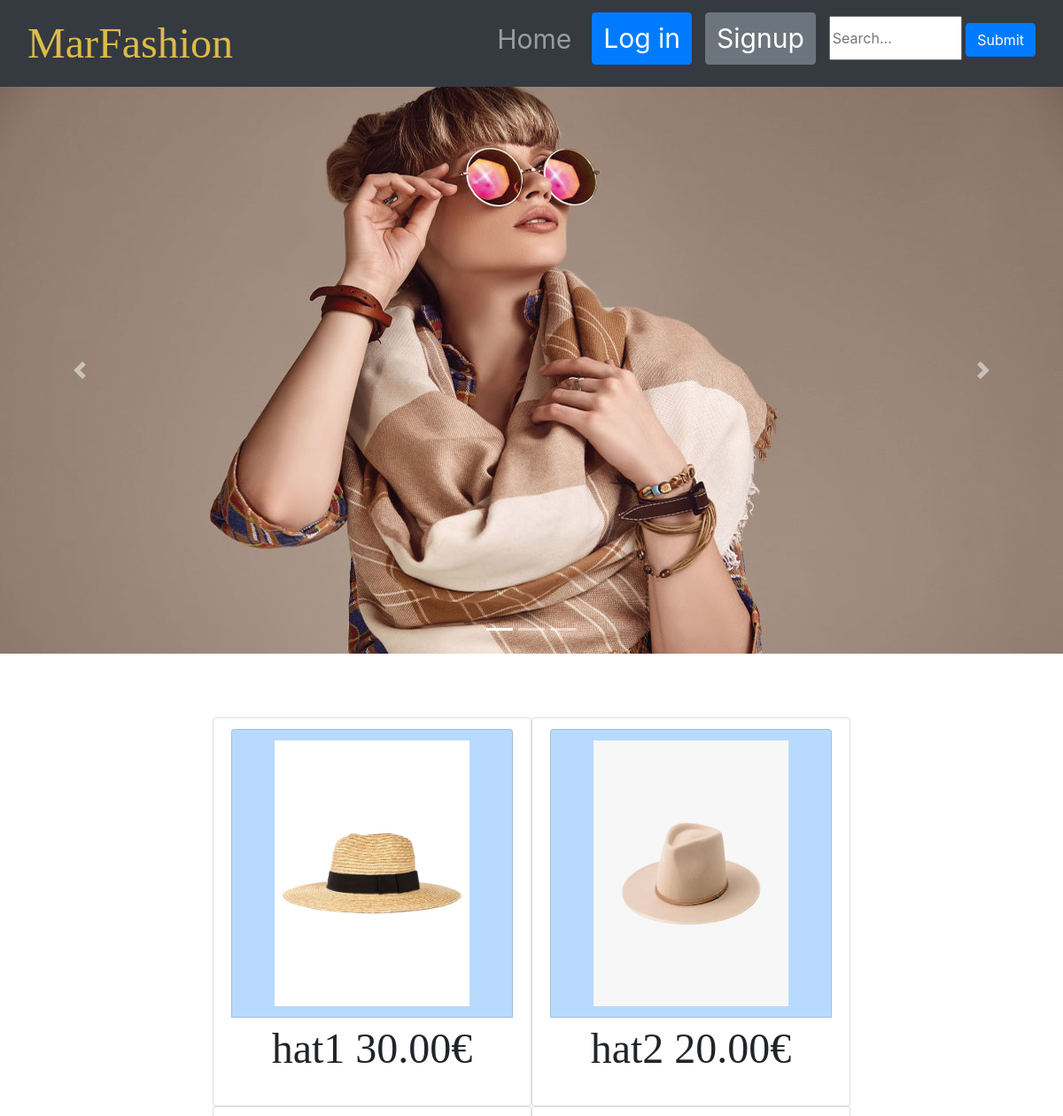
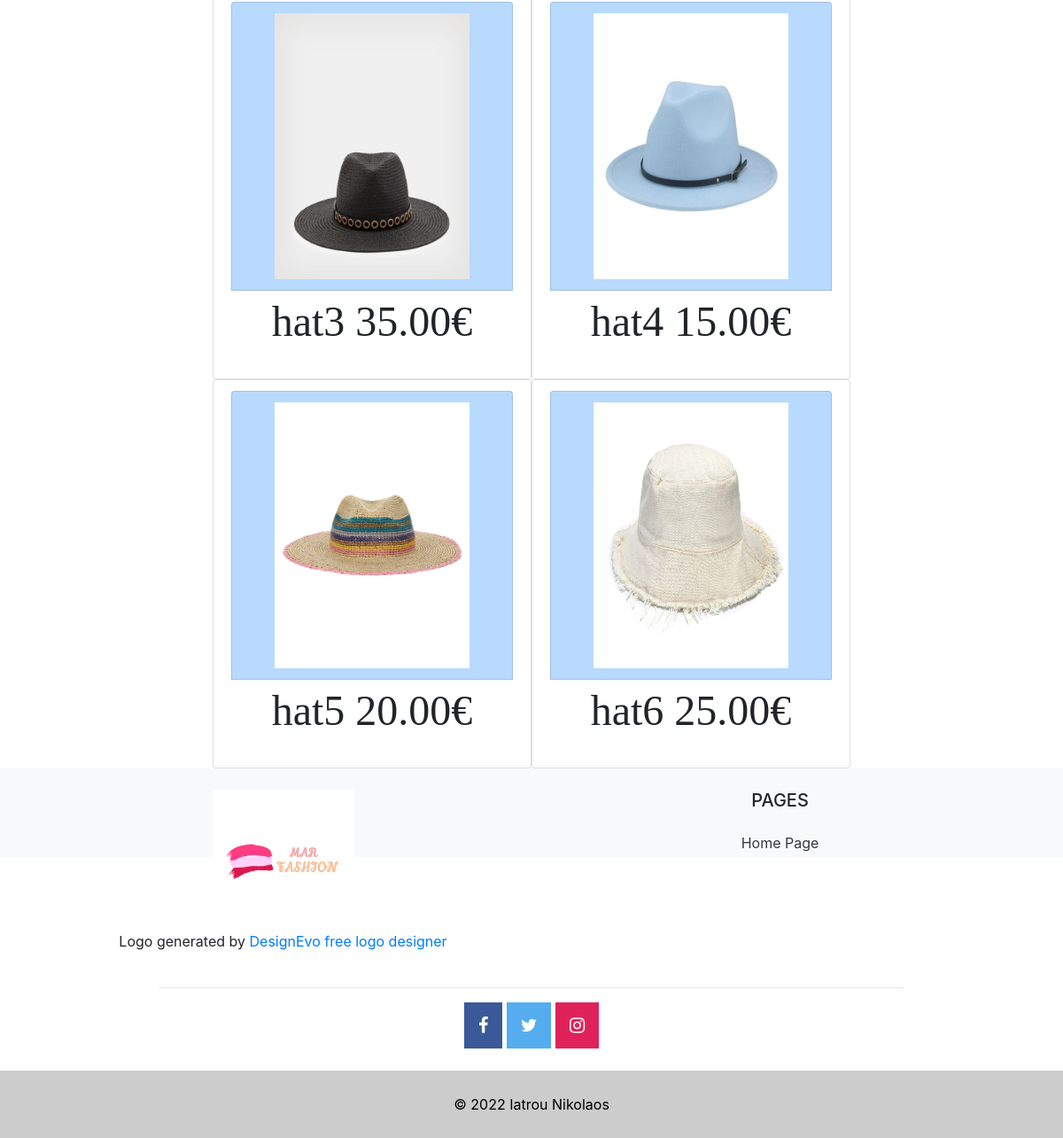
/1/, run on the app's committed database (2 pictures, top to bottom).
### home/models.py (models this page shows)
class Clothes(models.Model):
    idCloth = models.IntegerField()  # 1:hats 2:dresses 3:shoes 4:bags
    id = models.IntegerField(primary_key=True)
    type = models.CharField(max_length=50)  # imgURL ex:hat1, shoes1
    price = models.DecimalField(max_digits=5, decimal_places=2)
    user = models.ForeignKey(
        User, on_delete=models.CASCADE, related_name="clothes")

### home/views.py (the view)
# urls.py: path('<int:idCloth>/', views.clothes_detail, name='clothes_detail'),
def clothes_detail(request, idCloth):
    clothes = Clothes.objects.filter(idCloth=idCloth)
    return render(request, 'clothes_detail.html', {
        'clothes': clothes,
    })

### home/templates/clothes_detail.html
{% extends 'headerFooter.html' %}
{% load static %}
{% block content %}
    <br class="choices">
        <div id="page-container">
            <div id="content-wrap">
                {% for c in clothes %}
                    <div class="items">
                        <li class="list-group-item">
                        <a href = "{% url 'clothesCart' c.type %}" class="list-group-item list-group-item-action list-group-item-primary">
                        <img src="\static\images\{{c.type}}.jpg" class="imageSize" height="300"></a>
                        <br>
                        <p class="catalogueTitle">{{c.type}} {{ c.price|capfirst }}€</p>
                        </li>
                    </div>
                {% endfor %}
            </div>
        </div>
    <br class="choices">
{% endblock %}

### static/css/styles.css (style rules this page uses)
body { text-align: center; height: 100%; margin: 50%; padding: 0; }
#page-container { position: relative; min-height: 100vh; }
.imageSize { display: block; margin-left: 10%; width: 80%; }
.items { margin-left: 20%; margin-right: 20%; }
.list-group-item { width: 50%; float: left; font-size: x-large; }
.catalogueTitle { font-family: 'Brush Script MT', cursive; text-align: center; font-size: 2em; }

### data on the page
Clothes: type (picture), type "hat1", price "30.00"
Clothes: type (picture), type "hat2", price "20.00"
Clothes: type (picture), type "hat3", price "35.00"
Clothes: type (picture), type "hat4", price "15.00"
Clothes: type (picture), type "hat5", price "20.00"
Clothes: type (picture), type "hat6", price "25.00"
